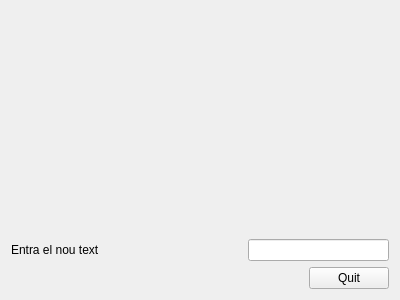
<?xml version="1.0" encoding="UTF-8"?>
<ui version="4.0">
 <class>MyForm</class>
 <widget class="QWidget" name="MyForm">
  <property name="geometry">
   <rect>
    <x>0</x>
    <y>0</y>
    <width>400</width>
    <height>300</height>
   </rect>
  </property>
  <property name="windowTitle">
   <string>Form</string>
  </property>
  <layout class="QVBoxLayout" name="verticalLayout_2">
   <item>
    <layout class="QVBoxLayout" name="verticalLayout">
     <item>
      <widget class="MyLabel" name="label_2">
       <property name="text">
        <string/>
       </property>
      </widget>
     </item>
     <item>
      <layout class="QHBoxLayout" name="horizontalLayout_2">
       <item>
        <widget class="QLabel" name="label_3">
         <property name="text">
          <string>Entra el nou text</string>
         </property>
        </widget>
       </item>
       <item>
        <spacer name="horizontalSpacer">
         <property name="orientation">
          <enum>Qt::Horizontal</enum>
         </property>
         <property name="sizeHint" stdset="0">
          <size>
           <width>40</width>
           <height>20</height>
          </size>
         </property>
        </spacer>
       </item>
       <item>
        <widget class="MyLineEdit" name="lineEdit"/>
       </item>
      </layout>
     </item>
     <item>
      <layout class="QHBoxLayout" name="horizontalLayout">
       <item>
        <spacer name="horizontalSpacer_2">
         <property name="orientation">
          <enum>Qt::Horizontal</enum>
         </property>
         <property name="sizeHint" stdset="0">
          <size>
           <width>40</width>
           <height>20</height>
          </size>
         </property>
        </spacer>
       </item>
       <item>
        <widget class="QPushButton" name="pushButton">
         <property name="text">
          <string>Quit</string>
         </property>
        </widget>
       </item>
      </layout>
     </item>
    </layout>
   </item>
  </layout>
 </widget>
 <customwidgets>
  <customwidget>
   <class>MyLabel</class>
   <extends>QLabel</extends>
   <header location="global">MyLabel.h</header>
   <slots>
    <slot>setTextMajuscules(QString)</slot>
   </slots>
  </customwidget>
  <customwidget>
   <class>MyLineEdit</class>
   <extends>QLineEdit</extends>
   <header location="global">MyLineEdit.h</header>
   <slots>
    <signal>enviaText(QString)</signal>
    <slot>tractaReturn()</slot>
   </slots>
  </customwidget>
 </customwidgets>
 <resources/>
 <connections>
  <connection>
   <sender>pushButton</sender>
   <signal>clicked()</signal>
   <receiver>MyForm</receiver>
   <slot>close()</slot>
   <hints>
    <hint type="sourcelabel">
     <x>331</x>
     <y>247</y>
    </hint>
    <hint type="destinationlabel">
     <x>371</x>
     <y>-12</y>
    </hint>
   </hints>
  </connection>
  <connection>
   <sender>lineEdit</sender>
   <signal>returnPressed()</signal>
   <receiver>lineEdit</receiver>
   <slot>tractaReturn()</slot>
   <hints>
    <hint type="sourcelabel">
     <x>279</x>
     <y>154</y>
    </hint>
    <hint type="destinationlabel">
     <x>268</x>
     <y>164</y>
    </hint>
   </hints>
  </connection>
  <connection>
   <sender>lineEdit</sender>
   <signal>enviaText(QString)</signal>
   <receiver>label_2</receiver>
   <slot>setText(QString)</slot>
   <hints>
    <hint type="sourcelabel">
     <x>318</x>
     <y>155</y>
    </hint>
    <hint type="destinationlabel">
     <x>285</x>
     <y>59</y>
    </hint>
   </hints>
  </connection>
 </connections>
</ui>
